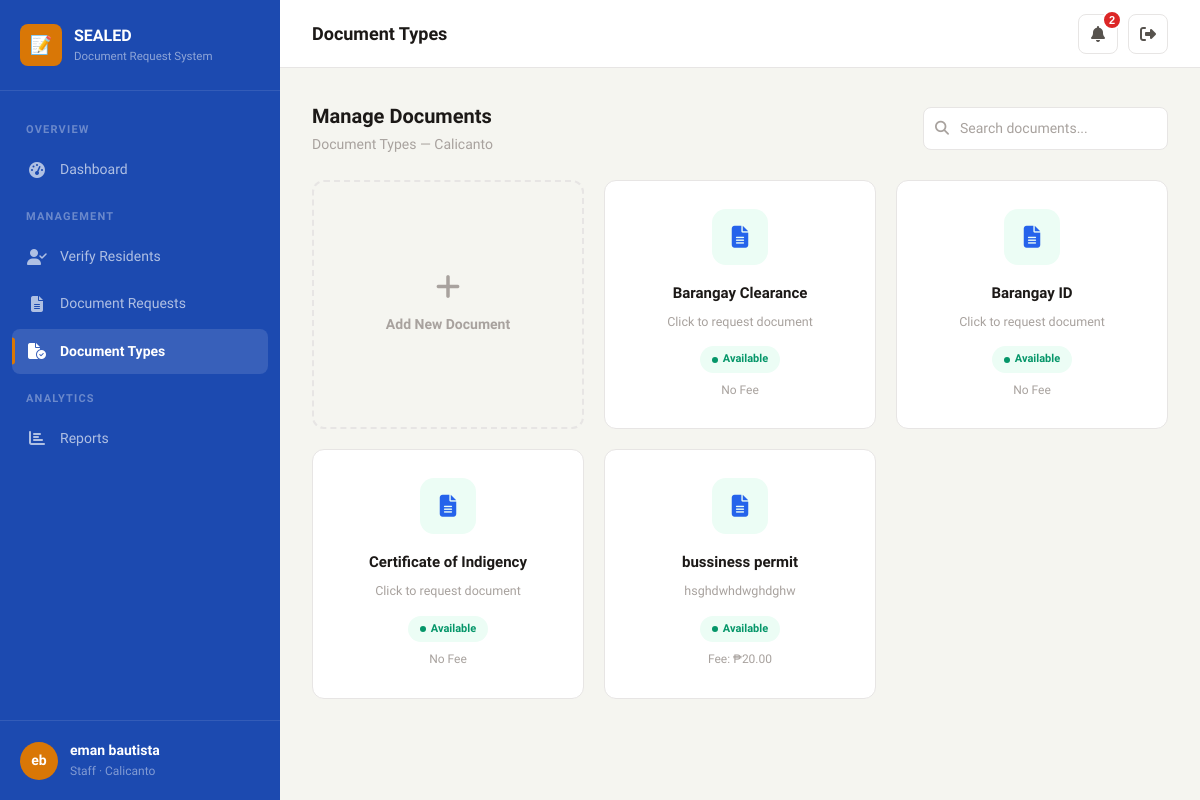
The app's page /staff/document-types/ (signed in), older data.
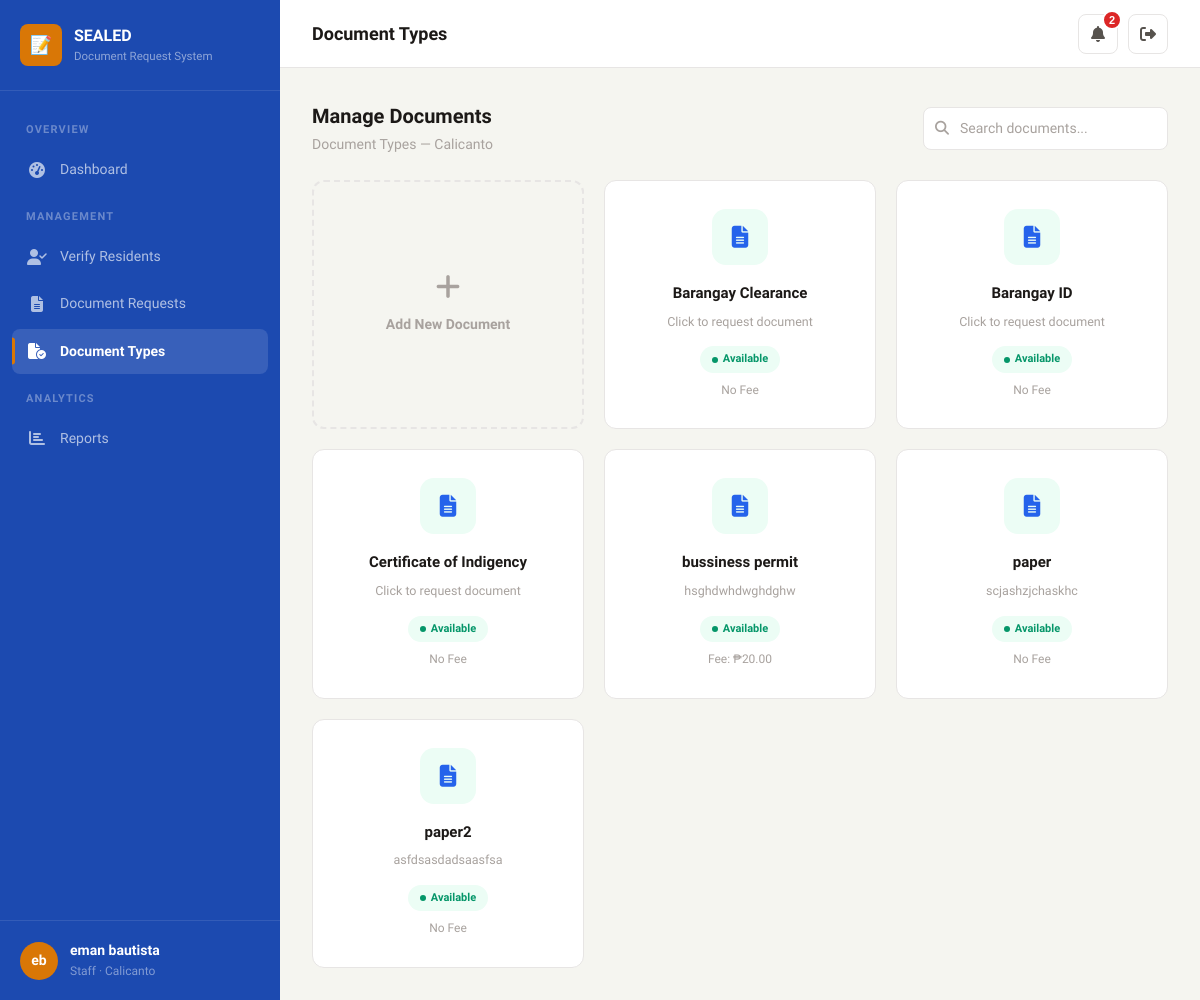
The same page, newer data.
### brgy/models.py (models this page shows, shortened)
class DocumentType(models.Model):
    id = models.UUIDField(primary_key=True, default=uuid.uuid4, editable=False)
    name = models.CharField(max_length=200)
    description = models.TextField(blank=True)
    requirements = models.TextField(blank=True, help_text="One requirement per line")
    fee = models.DecimalField(max_digits=10, decimal_places=2, default=0, null=True, blank=True)
    is_active = models.BooleanField(default=True)
    barangay = models.ForeignKey(Barangay, on_delete=models.CASCADE, related_name='document_types')
    template_file = models.FileField(
        upload_to='document_templates/',
        blank=True,
        null=True,
        help_text="Upload a .docx template for this document"
    )
    created_at = models.DateTimeField(auto_now_add=True)
    class Meta:
        ordering = ['name']

### brgy/views.py (the view)
# urls.py: path('staff/document-types/', views.staff_manage_document_types, name='staff_manage_document_types'),
@login_required
@role_required('staff')
def staff_manage_document_types(request):
    brgy = request.user.barangay
    doc_types = DocumentType.objects.filter(barangay=brgy).order_by('name')
    search = request.GET.get('search', '')
    if search:
        doc_types = doc_types.filter(Q(name__icontains=search))
    if request.method == 'POST':
        form = DocumentTypeForm(request.POST, request.FILES)
        if form.is_valid():
            dt = form.save(commit=False)
            dt.barangay = brgy
            dt.save()
            log_activity(request.user, 'Document Type Created', f'Created new document type: {dt.name} for {brgy.name}.', request)
            messages.success(request, f'{dt.name} added successfully.')
            return redirect('staff_manage_document_types')
        else:
            messages.error(request, 'Please correct the errors below.')
    else:
        form = DocumentTypeForm(initial={'barangay': brgy})
    paginator = Paginator(doc_types, 10)
    page_number = request.GET.get('page', 1)
    page_obj = paginator.get_page(page_number)
    return render(request, 'brgy/staff/document_types.html', {
        'page_obj': page_obj, 'form': form, 'search': search, 'brgy': brgy,
    })

### brgy/context_processors.py (called while the page is built)
def brgy_context(request):
    context = {}
    if request.user.is_authenticated:
        unread_count = Notification.objects.filter(user=request.user, is_read=False).count()
        recent_notifications = Notification.objects.filter(user=request.user)[:5]
        context['unread_notification_count'] = unread_count
        context['recent_notifications'] = recent_notifications
    return context

### brgy/models.py (called while the page is built)
    @property
    def display_name(self):
        return self.get_full_name() or self.username

### brgy/views.py (called while the page is built)
def role_required(*roles):
    def decorator(view_func):
        @wraps(view_func)
        def wrapper(request, *args, **kwargs):
            if not request.user.is_authenticated:
                return redirect('login')
            if request.user.role not in roles:
                messages.error(request, 'You do not have permission to access that page.')
                return redirect('dashboard')
            return view_func(request, *args, **kwargs)
        return wrapper
    return decorator

### brgy/templates/brgy/staff/document_types.html (shortened to what this page needs)
{% extends 'brgy/base.html' %}
{% block nav_staff_doctypes %}active{% endblock %}
{% block page_title %}Document Types{% endblock %}
{% block content %}
<div class="top-actions">
    <div>
        <h2>Manage Documents</h2>
        <p class="text-sm text-muted">Document Types — {{ brgy.name }}</p>
    </div>
    <form method="get" class="search-input-wrapper">
        <i class="fa-solid fa-search"></i>
        <input type="text" name="search" class="form-input" placeholder="Search documents..." value="{{ search }}">
    </form>
</div>
{% if page_obj %}
<div class="doc-grid">
    <a href="#" class="doc-card-add" onclick="document.getElementById('inlineAddForm').style.display = 'grid'; return false;">
        <i class="fa-solid fa-plus"></i>
        <span>Add New Document</span>
    </a>
    {% for dt in page_obj %}
    <div class="doc-card">
        <div class="doc-card-icon">
            <i class="fa-solid fa-file-lines"></i>
        </div>
        <h3>{{ dt.name }}</h3>
        <p>{{ dt.description|truncatechars:50|default:"Click to request document" }}</p>
        <span class="doc-badge {% if not dt.is_active %}unavailable{% endif %}">
            {% if dt.is_active %}Available{% else %}Unavailable{% endif %}
        </span>
        {% if dt.fee %}
        <div class="doc-card-fee">Fee: &#8369;{{ dt.fee|floatformat:2 }}</div>
        {% else %}
        <div class="doc-card-fee">No Fee</div>
        {% endif %}
    </div>
    {% endfor %}
</div>
{% else %}
<div class="empty-state">
    <i class="fa-solid fa-file-circle-xmark"></i>
    <h4>No Document Types Yet</h4>
    <p>Add document types that residents can request from your barangay.</p>
</div>
{% endif %}
{% endblock %}

Row changes from the older to the newer data that the page shows:
added DocumentType: name "paper", description "scjashzjchaskhc", is_active "Available", shows "No Fee"
added DocumentType: name "paper2", description "asfdsasdadsaasfsa", is_active "Available", shows "No Fee"
